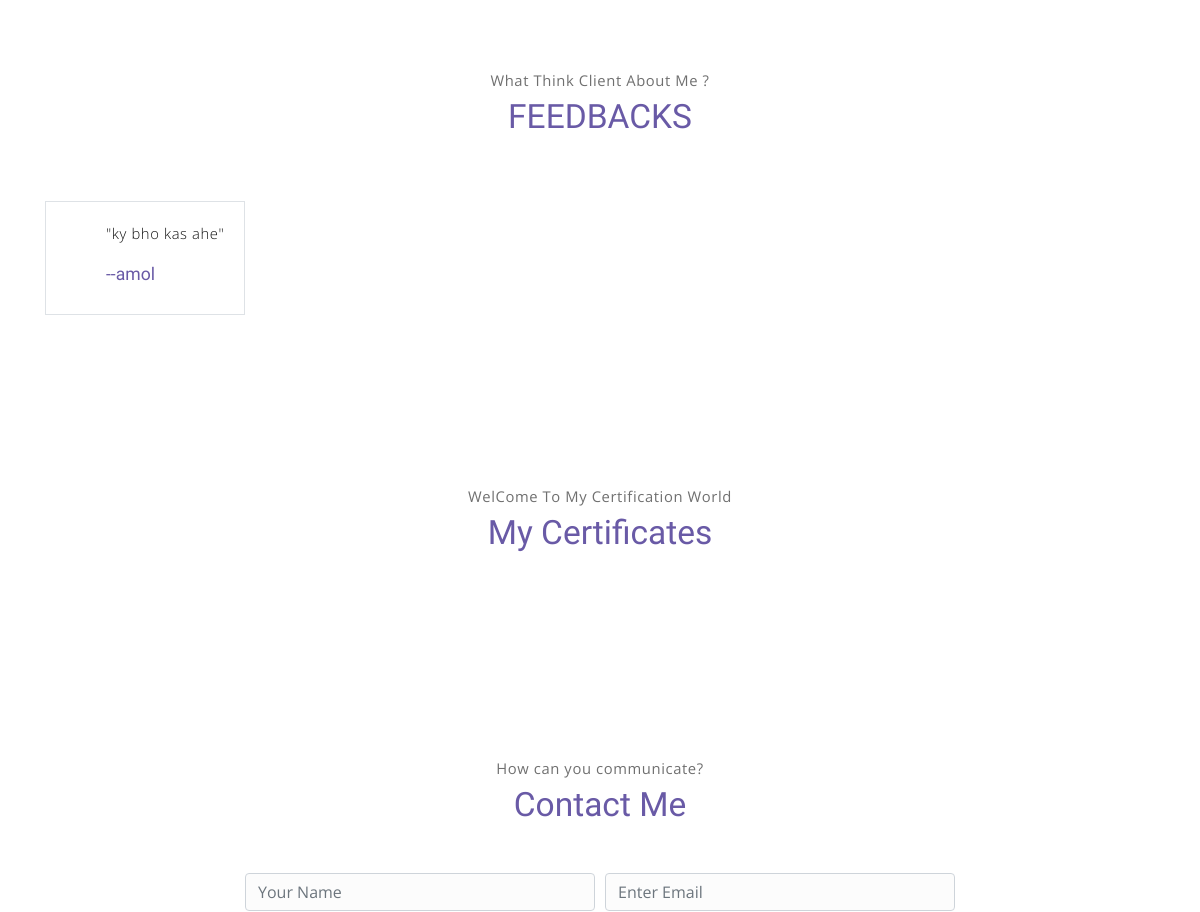
The app's page / (middle part), older data.
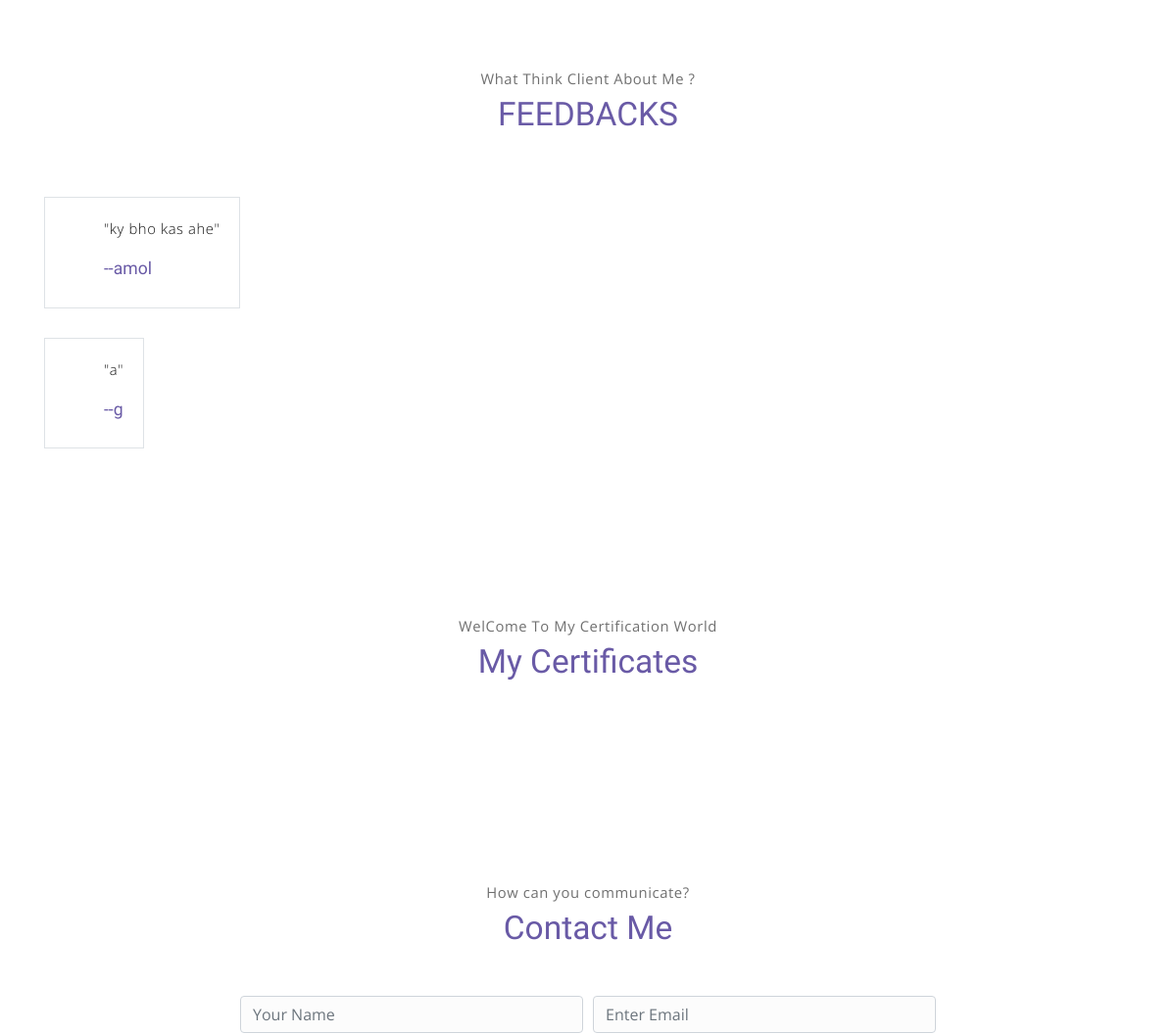
The same page, newer data.
### Portfolio_app/models.py (models this page shows)
class Feedback(models.Model):
    F_name = models.CharField(max_length=255)
    F_Email = models.EmailField()
    F_mobile = models.CharField(max_length=20)
    F_text=models.TextField(default='')

### Portfolio_app/views.py (the view)
# urls.py: 2. Add a URL to urlpatterns:  path('', views.home, name='home')
def home(request):
        fb=Feedback.objects.all()
        cert=Certificate.objects.all()
        prjt=Projects.objects.all()
        context={
        'fb':fb,
        'cert':cert,
        'prjt':prjt,
        }
        return render(request,'base.html',context)

### Portfolio_app/templates/base.html (shortened to what this page needs)
<!DOCTYPE html>
<html lang="en">
<head>
    <link rel="stylesheet" href="static/vendors/themify-icons/css/themify-icons.css">
	<link rel="stylesheet" href="static/css/meyawo.css">
</head>
<body data-spy="scroll" data-target=".navbar" data-offset="40" id="home">
    <section class="section" id="testmonial">
        <div class="container text-center">
            <p class="section-subtitle">What Think Client About Me ?</p>
            <h6 class="section-title mb-6">FEEDBACKS</h6>
            <div class="row">
                {% for fb in fb %}
                <div class="col-lg-8">
                    <div class="testimonial-card">
                        <div class="testimonial-card-body">
                            <p class="testimonial-card-subtitle">"{{fb.F_text}}"</p>
                            <h6 class="testimonial-card-title">--{{fb.F_name}}</h6>
                        </div>
                    </div>
                </div>
                {% endfor %}
                </div>
        </div>
    </section>
    <section class="section" id="blog">
        <div class="container text-center">
            <p class="section-subtitle">WelCome To My Certification World</p>
            <h6 class="section-title mb-6">My Certificates</h6>
        </div>
    </section>
    <section class="section" id="contact">
        <div class="container text-center">
            <p class="section-subtitle">How can you communicate?</p>
            <h6 class="section-title mb-5">Contact Me</h6>
            <form   action="/fb#contact" method="post" class="col-md-10 col-lg-8 m-auto">
                <div class="form-row">
                    <div class="form-group col-sm-6">
                        <input type="text" size="50" class="form-control" placeholder="Your Name" name="name" required>
                    </div>
                    <div class="form-group col-sm-6">
                        <input type="email" class="form-control" placeholder="Enter Email" name="email" requried>
                    </div>
                </div>
            </form>
        </div>
    </section>
</body>
</html>

Row changes from the older to the newer data that the page shows:
added Feedback: F_text "a", F_name "g"
